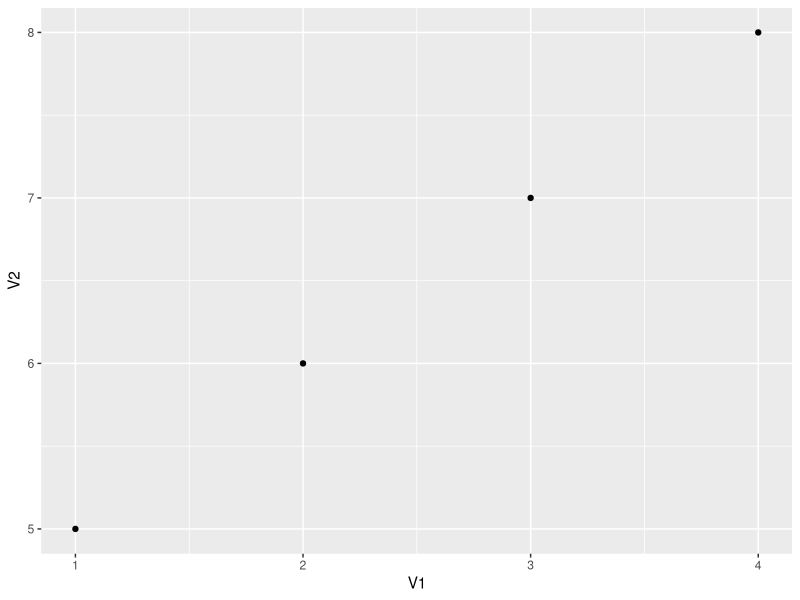
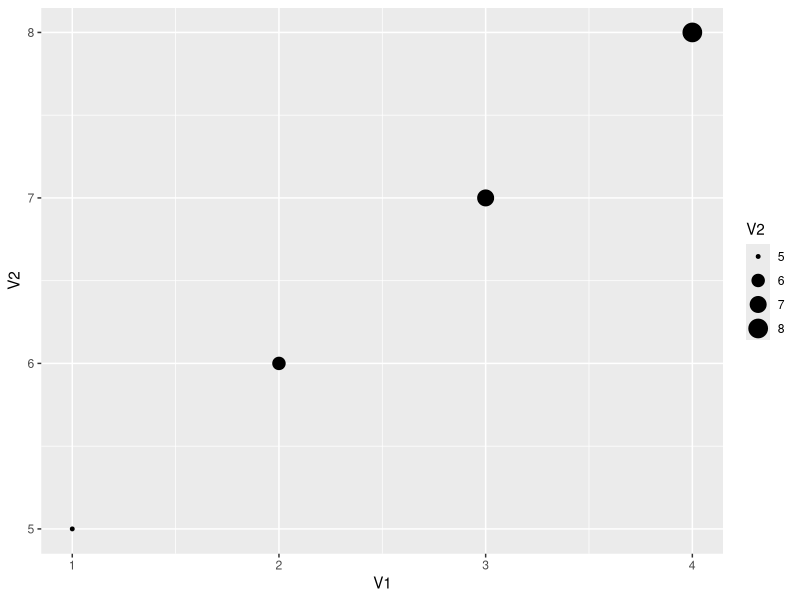
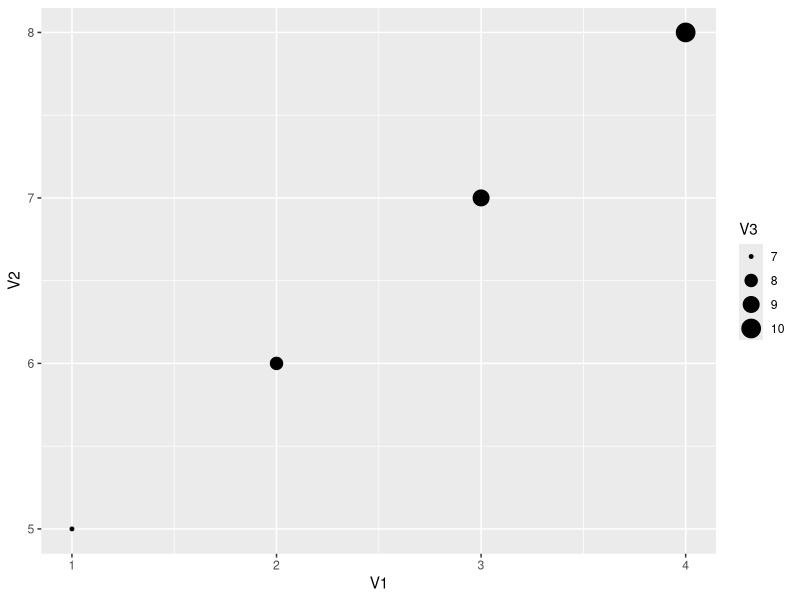
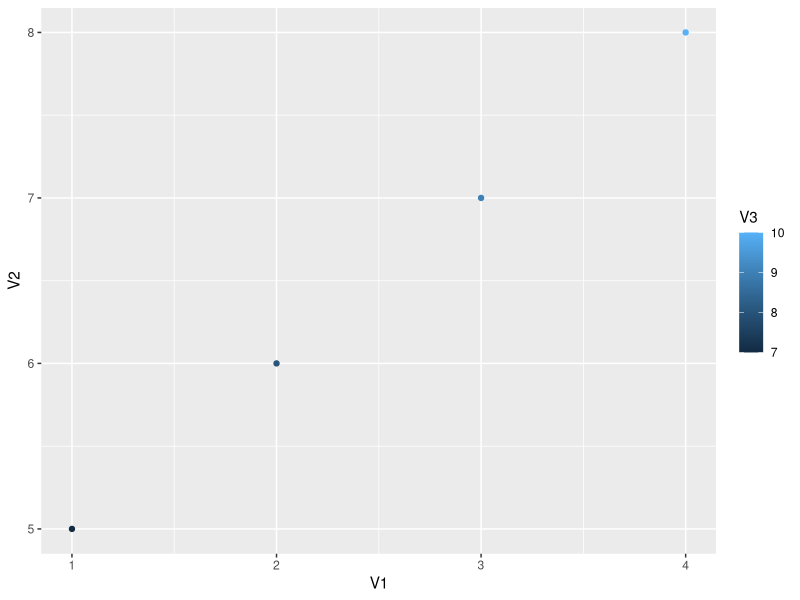
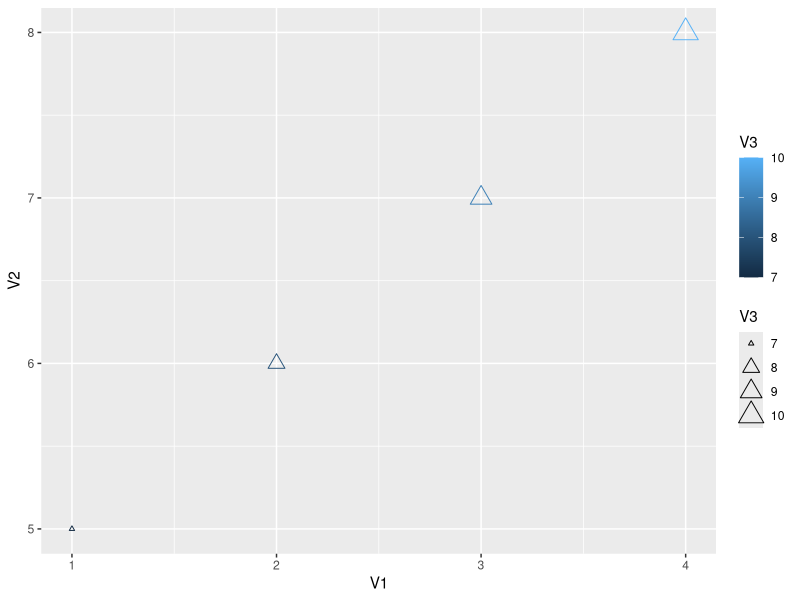
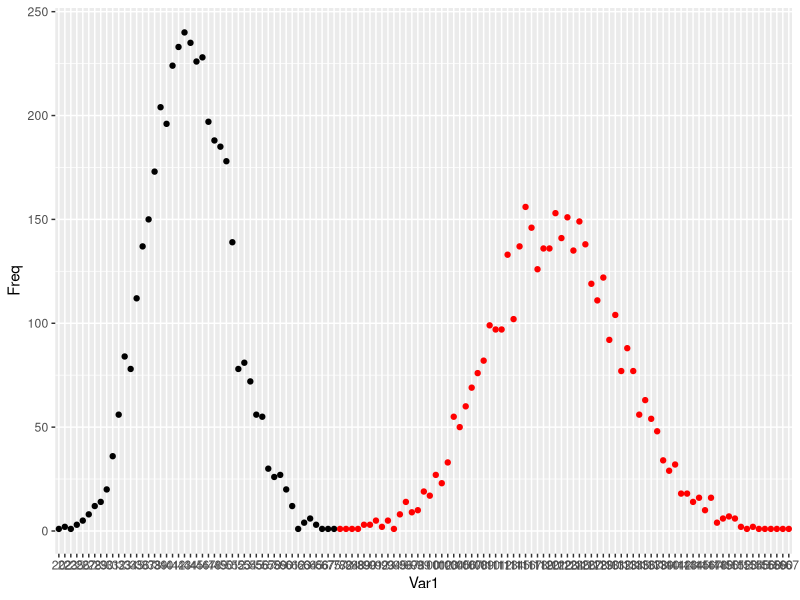

Write R code to recreate these figures, in order.
library(ggplot2)
V1 = c(1,2,3,4)
V2 = c(5,6,7,8)

df = cbind.data.frame(V1, V2)
df
ggplot(df, aes(x = V1, y = V2)) + geom_point()
V3 = c(7,8,9,10)
df = cbind.data.frame(df, V3)
ggplot(df, aes(x = V1, y = V2, size = V2)) + geom_point()
ggplot(df, aes(x = V1, y = V2, size = V3)) + geom_point()
ggplot(df, aes(x = V1, y = V2, color = V3)) + geom_point()
ggplot(df, aes(x = V1, y = V2, color = V3, size = V3 )) + geom_point(shape = 24)



library(igraph)
Rfb1 = erdos.renyi.game(4039,0.0108)
Rfb2 = erdos.renyi.game(4039,0.03)
d1 <- table(degree(Rfb1))
d2 <- table(degree(Rfb2))
dgree1 <- cbind.data.frame(d1)
dgree2 <- cbind.data.frame(d2)
dgree2

#degree.df$degree <- as.numeric(as.character(degree.df$degree))
ggplot(dgree1, aes(x = Var1, y = Freq )) + geom_point() + geom_point(data = dgree2, color = 'red')


#degree centrality ,  

#Cd(i) = sigma Aij
#Cd*(i) = sigma Aij/ n-1

#closeness centrality, 
#Cc = 1/ d12+ d13 + d14
 #Cc(i) = 1/d(ij)
 
#betweeness
